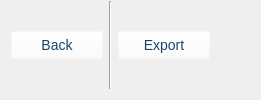
            <widget class="QFrame" name="horizontalFrame">
             <property name="styleSheet">
              <string notr="true">QPushButton{
background-color: rgba(255, 255, 255, 0);
color: rgb(25, 68, 105);
font-size: 14px;
min-width:80px;
padding: 5px;
}

QPushButton:hover{
border: 2px solid rgb(25, 68, 105);
}
</string>
             </property>
             <layout class="QHBoxLayout" name="horizontalLayout_19">
              <property name="topMargin">
               <number>1</number>
              </property>
              <item>
               <widget class="QPushButton" name="pushButton_2">
                <property name="styleSheet">
                 <string notr="true"/>
                </property>
                <property name="text">
                 <string>Back</string>
                </property>
                <property name="icon">
                 <iconset resource="Assets.qrc">
                  <normaloff>:/assets/Assets/icons/icons8-back-48.png</normaloff>:/assets/Assets/icons/icons8-back-48.png</iconset>
                </property>
                <property name="iconSize">
                 <size>
                  <width>25</width>
                  <height>25</height>
                 </size>
                </property>
               </widget>
              </item>
              <item>
               <widget class="Line" name="line_14">
                <property name="orientation">
                 <enum>Qt::Vertical</enum>
                </property>
               </widget>
              </item>
              <item>
               <widget class="QPushButton" name="pushButton_3">
                <property name="text">
                 <string>Export</string>
                </property>
                <property name="icon">
                 <iconset resource="Assets.qrc">
                  <normaloff>:/assets/Assets/icons/icons8-export-48.png</normaloff>:/assets/Assets/icons/icons8-export-48.png</iconset>
                </property>
                <property name="iconSize">
                 <size>
                  <width>30</width>
                  <height>30</height>
                 </size>
                </property>
               </widget>
              </item>
              <item>
               <spacer name="horizontalSpacer_46">
                <property name="orientation">
                 <enum>Qt::Horizontal</enum>
                </property>
                <property name="sizeHint" stdset="0">
                 <size>
                  <width>40</width>
                  <height>20</height>
                 </size>
                </property>
               </spacer>
              </item>
             </layout>
            </widget>
